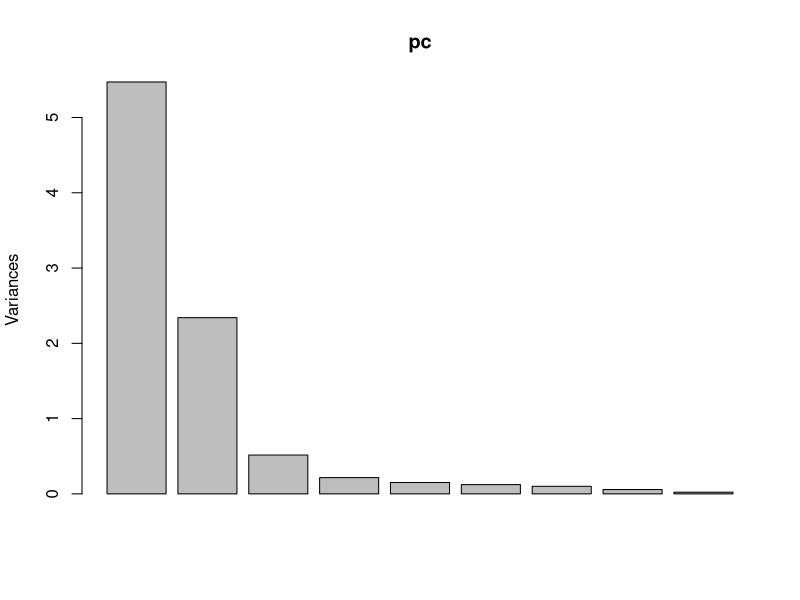

Recreate this plot in R. (Note: this script raises an error after producing the figure.)
#Principal component analysis
#here we reduce the complexity of the data or dimension of the data and still 
#retain important informations

library(datasets)
head(mtcars)
cars<- mtcars[ , c(1:4, 6:7, 9:11)]
head(cars)

#compute PCA
#for entire data frame
pc<- prcomp(cars, 
            center= TRUE, #center means 0(optional)
            scale= TRUE) #sets unit variance(helpful)

#to specify variables

pc<- prcomp(~ mpg+cyl+disp+hp+wt+qsec+am+gear+carb,
            data= mtcars,
            center= TRUE,
            scale= TRUE)
summary(pc)
plot(pc)
pc

predict(pc) %>% round(2)
biplot(pc)
